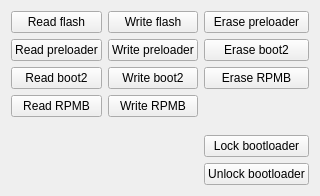
        <widget class="QWidget" name="tab">
         <attribute name="title">
          <string>Flash Tools</string>
         </attribute>
         <layout class="QGridLayout" name="gridLayout_4">
          <item row="0" column="0" rowspan="2">
           <layout class="QVBoxLayout" name="verticalLayout_2">
            <item>
             <widget class="QPushButton" name="readflashbtn">
              <property name="text">
               <string>Read flash</string>
              </property>
             </widget>
            </item>
            <item>
             <widget class="QPushButton" name="readpreloaderbtn">
              <property name="text">
               <string>Read preloader</string>
              </property>
             </widget>
            </item>
            <item>
             <widget class="QPushButton" name="readboot2btn">
              <property name="text">
               <string>Read boot2</string>
              </property>
             </widget>
            </item>
            <item>
             <widget class="QPushButton" name="readrpmbbtn">
              <property name="text">
               <string>Read RPMB</string>
              </property>
             </widget>
            </item>
            <item>
             <spacer name="verticalSpacer">
              <property name="orientation">
               <enum>Qt::Orientation::Vertical</enum>
              </property>
              <property name="sizeHint" stdset="0">
               <size>
                <width>20</width>
                <height>40</height>
               </size>
              </property>
             </spacer>
            </item>
           </layout>
          </item>
          <item row="0" column="1" rowspan="2">
           <layout class="QVBoxLayout" name="verticalLayout_3">
            <item>
             <widget class="QPushButton" name="writeflashbtn">
              <property name="text">
               <string>Write flash</string>
              </property>
             </widget>
            </item>
            <item>
             <widget class="QPushButton" name="writepreloaderbtn">
              <property name="text">
               <string>Write preloader</string>
              </property>
             </widget>
            </item>
            <item>
             <widget class="QPushButton" name="writeboot2btn">
              <property name="text">
               <string>Write boot2</string>
              </property>
             </widget>
            </item>
            <item>
             <widget class="QPushButton" name="writerpmbbtn">
              <property name="text">
               <string>Write RPMB</string>
              </property>
             </widget>
            </item>
            <item>
             <spacer name="verticalSpacer_2">
              <property name="orientation">
               <enum>Qt::Orientation::Vertical</enum>
              </property>
              <property name="sizeHint" stdset="0">
               <size>
                <width>20</width>
                <height>40</height>
               </size>
              </property>
             </spacer>
            </item>
           </layout>
          </item>
          <item row="0" column="2">
           <layout class="QVBoxLayout" name="verticalLayout_4">
            <item>
             <widget class="QPushButton" name="erasepreloaderbtn">
              <property name="text">
               <string>Erase preloader</string>
              </property>
             </widget>
            </item>
            <item>
             <widget class="QPushButton" name="eraseboot2btn">
              <property name="text">
               <string>Erase boot2</string>
              </property>
             </widget>
            </item>
            <item>
             <widget class="QPushButton" name="eraserpmbbtn">
              <property name="text">
               <string>Erase RPMB</string>
              </property>
             </widget>
            </item>
            <item>
             <spacer name="verticalSpacer_3">
              <property name="orientation">
               <enum>Qt::Orientation::Vertical</enum>
              </property>
              <property name="sizeHint" stdset="0">
               <size>
                <width>20</width>
                <height>40</height>
               </size>
              </property>
             </spacer>
            </item>
           </layout>
          </item>
          <item row="1" column="2">
           <layout class="QVBoxLayout" name="verticalLayout_5">
            <item>
             <widget class="QPushButton" name="lockbutton">
              <property name="text">
               <string>Lock bootloader</string>
              </property>
             </widget>
            </item>
            <item>
             <widget class="QPushButton" name="unlockbutton">
              <property name="text">
               <string>Unlock bootloader</string>
              </property>
             </widget>
            </item>
           </layout>
          </item>
         </layout>
        </widget>
